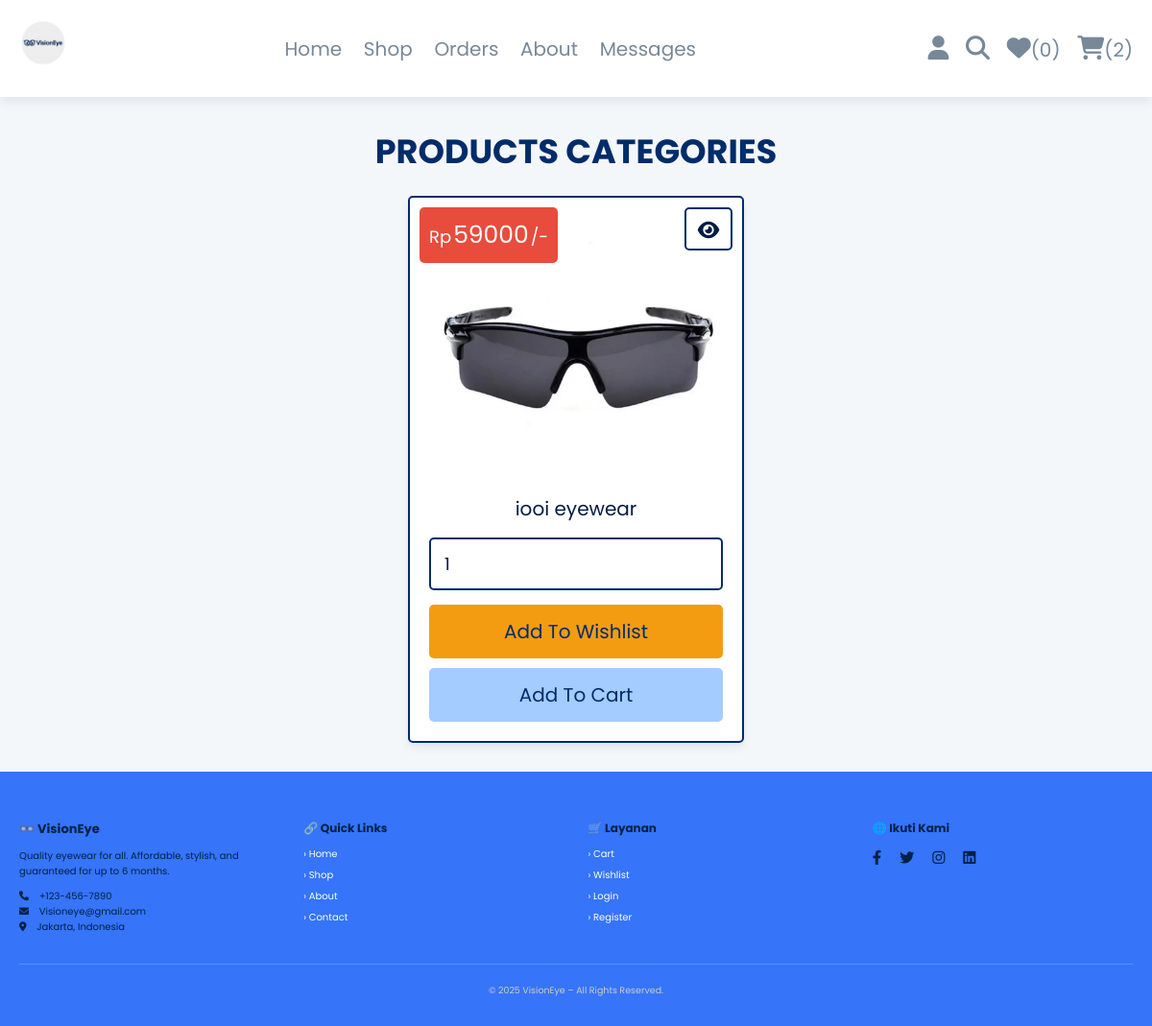
The app's page /category.php?category=Sporty (signed in) with its own data.
### tables this page shows
CREATE TABLE `products` (
  `id` int(100) NOT NULL,
  `name` varchar(100) NOT NULL,
  `category` varchar(20) NOT NULL,
  `details` varchar(500) NOT NULL,
  `price` int(100) NOT NULL,
  `image` varchar(100) NOT NULL
);

### category.php (the view, shortened to what this page needs)
<?php
@include 'config.php';
?>
<!DOCTYPE html>
<html lang="en">
<head>
   <link rel="stylesheet" href="https://cdnjs.cloudflare.com/ajax/libs/font-awesome/6.1.1/css/all.min.css">
   <link rel="stylesheet" href="css/style.css">
</head>
<body>
<?php include 'header.php'; ?>
<section class="products">
   <h1 class="title">products categories</h1>
   <div class="box-container">
   <?php
      $category_name = $_GET['category'];
      $select_products = $conn->prepare("SELECT * FROM `products` WHERE category = ?");
      $select_products->execute([$category_name]);
      if($select_products->rowCount() > 0){
         while($fetch_products = $select_products->fetch(PDO::FETCH_ASSOC)){
   ?>
   <form action="" class="box" method="POST">
      <div class="price">Rp<span><?= $fetch_products['price']; ?></span>/-</div>
      <a href="view_page.php?pid=<?= $fetch_products['id']; ?>" class="fas fa-eye"></a>
      <img src="uploaded_img/<?= $fetch_products['image']; ?>" alt="">
      <div class="name"><?= $fetch_products['name']; ?></div>
      <input type="number" min="1" value="1" name="p_qty" class="qty">
      <input type="submit" value="add to wishlist" class="option-btn" name="add_to_wishlist">
      <input type="submit" value="add to cart" class="btn" name="add_to_cart">
   </form>
   <?php
         }
      }else{
         echo '<p class="empty">no products available!</p>';
      }
   ?>
   </div>
</section>
<?php include 'footer.php'; ?>
</body>
</html>

### css/style.css (style rules this page uses)
.products .box-container { display: grid; grid-template-columns: repeat(auto-fit, 35rem); gap:1.5rem; justify-content: center; align-items: flex-start; transition: transform 0.3s ease, box-shadow 0.3s ease; }
.products .box-container .box { padding:2rem; text-align: center; border:var(--border); background-color: var(--white); box-shadow: var(--box-shadow); border-radius: .5rem; position: relative; transition: transform 0.3s ease, box-shadow 0.3s ease; }
.products .box-container .box .price { position: absolute; top:1rem; left:1rem; padding:1rem; border-radius: .5rem; background-color: var(--red); font-size: 1.8rem; color:var(--white); }
.products .box-container .box .price span { font-size: 2.5rem; color:var(--white); margin:0 .2rem; }
.products .box-container .box .fa-eye { position: absolute; top:1rem; right:1rem; border-radius: .5rem; height: 4.5rem; line-height: 4.3rem; width: 5rem; border:var(--border); color:var(--black); font-size: 2rem; background-color: var(--white); }
.products .box-container .box img { width: 100%; margin-bottom: 1rem; }
.products .box-container .box .name { font-size: 2rem; color:var(--black); padding:1rem 0; }
.products .box-container .box .qty { margin:.5rem 0; border-radius: .5rem; padding:1.2rem 1.4rem; font-size: 1.8rem; color:var(--black); border:var(--border); width: 100%; }

### css/components.css (style rules this page uses)
:root { --blue-primary: #002C6A; --blue-light: #007BFF; --blue-accent: #A4CCFF; --white: #FFFFFF; --light-gray: #F4F7FA; --black: #001B44; --text-color: #002244; --highlight: #00B4D8; --orange: #f39c12; --red: #e74c3c; --light-color: #778899; --light-bg: #F8FAFC; --border: 0.2rem solid var(--blue-primary); --box-shadow: 0 0.5rem 1rem rgba(0, 44, 106, 0.08); }
* { font-family: 'Poppins', sans-serif; margin: 0; padding: 0; box-sizing: border-box; outline: none; border: none; text-decoration: none; color: var(--text-color); }
body { background-color: var(--light-gray); }
html { font-size: 62.5%; overflow-x: hidden; scroll-behavior: smooth; scroll-padding-top: 6.5rem; }
section { padding:3rem 2rem; max-width: 1200px; margin:0 auto; }
.btn, .delete-btn, .option-btn { display: block; width: 100%; margin-top: 1rem; border-radius: .5rem; color:var(--blue-primary); font-size: 2rem; padding:1.3rem 3rem; text-transform: capitalize; cursor: pointer; text-align: center; }
.btn { background-color: var(--blue-accent); }
.option-btn { background-color: var(--orange); }
.title { text-align: center; margin-bottom: 2rem; text-transform: uppercase; color: var(--blue-primary); font-size: 3.5rem; font-weight: 700; }

### records on screen
products: price "59000", image (picture), name "iooi eyewear"

### other values on screen
$count_wishlist_items->rowCount() "0"
$count_cart_items->rowCount() "2"
